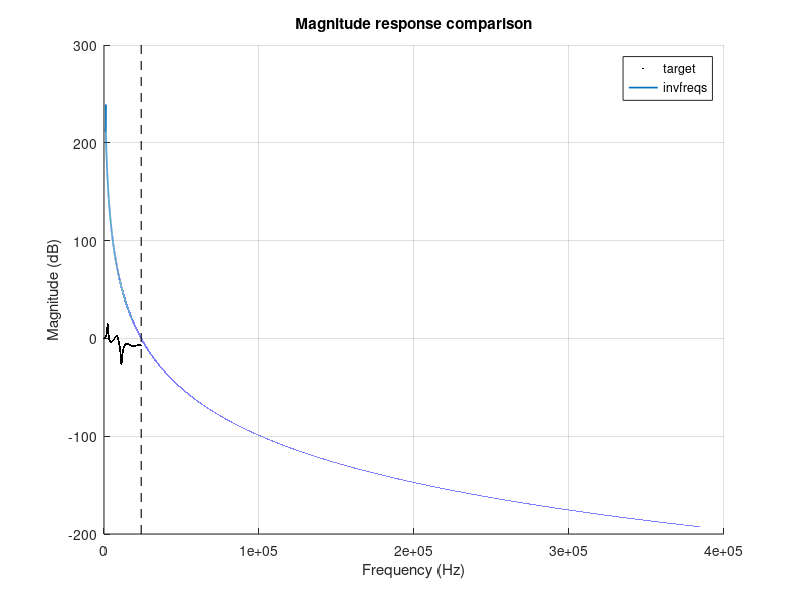
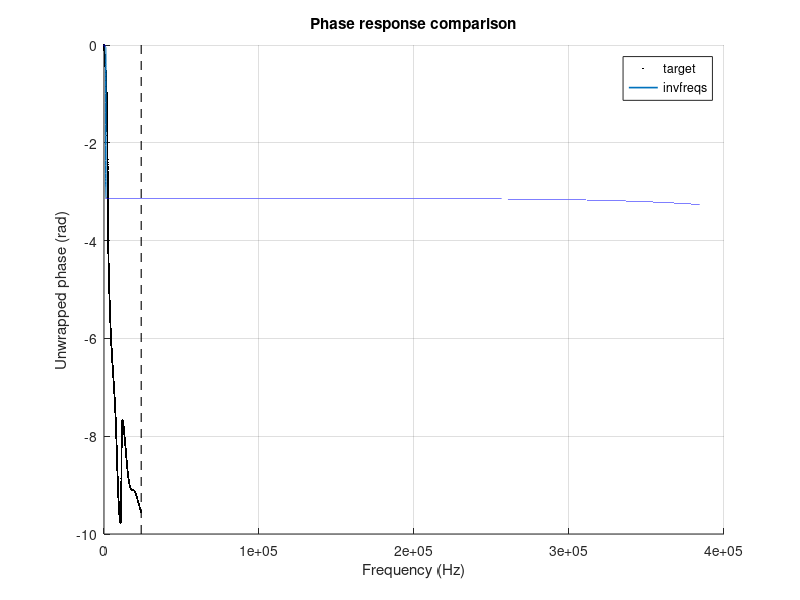

Recreate these plots in MATLAB, in order.
function result = HybridBlepCoeffsGenerator3(target_H, n, fs, f_hz)
%HYBRIDBLEPCOEFFSGENERATOR3 Fit complex spectrum samples with analog models.
%
% Usage:
%   result = HybridBlepCoeffsGenerator3()
%   result = HybridBlepCoeffsGenerator3(target_H, n, fs)
%   result = HybridBlepCoeffsGenerator3(target_H, n, fs, f_hz)
%
% target_H is a one-sided complex frequency response sampled at f_hz. If
% f_hz is omitted, samples are assumed to cover 0..fs/2 uniformly. When
% target_H is omitted or empty, a 16384-point stable analog test response is
% generated so the fitting and plots can be exercised immediately.

    cfg = default_config();

    if nargin < 2 || isempty(n),     n = cfg.default_pole_count; end
    if nargin < 3 || isempty(fs),    fs = cfg.default_fs; end
    if nargin < 4,                   f_hz = []; end
    if nargin < 1,                   target_H = []; end

    validateattributes(n,  {'numeric'}, {'scalar','integer','positive'});
    validateattributes(fs, {'numeric'}, {'scalar','positive'});

    test = struct();
    if isempty(target_H)
        [f_hz, target_H, test] = make_test_spectrum(cfg.default_target_points, n, fs);
    else
        target_H = target_H(:);
        if isempty(f_hz)
            f_hz = linspace(0, fs / 2, numel(target_H)).';
        else
            f_hz = f_hz(:);
        end
    end

    validate_spectrum_input(target_H, f_hz);
    w_rad = 2 * pi * f_hz(:);

    invfreqs_model = fit_with_invfreqs(target_H, w_rad, n, cfg);
    tfest_model = fit_with_tfest(target_H, w_rad, n, cfg);
    models = [invfreqs_model, tfest_model];

    fprintf('====================================================\n');
    fprintf('HybridBlepCoeffsGenerator3 analog spectrum fit\n');
    fprintf('Target samples            = %d\n', numel(target_H));
    fprintf('Analog pole count n       = %d\n', n);
    fprintf('Sample rate fs            = %.12g Hz\n', fs);
    fprintf('Target frequency range    = %.12g .. %.12g Hz\n', f_hz(1), f_hz(end));
    fprintf('Analog plot extension     = %d x target frequency range\n', cfg.plot_extend_factor);
    if ~isempty(fieldnames(test))
        fprintf('Target source             = generated stable analog test response\n');
    else
        fprintf('Target source             = user supplied complex spectrum\n');
    end
    fprintf('====================================================\n\n');

    for i = 1:numel(models)
        print_model_summary(models(i));
    end

    plot_data = plot_fit_comparison(f_hz, target_H, models, cfg);

    result = struct();
    result.cfg = cfg;
    result.fs = fs;
    result.n = n;
    result.f_hz = f_hz;
    result.w_rad = w_rad;
    result.target_H = target_H;
    result.test = test;
    result.invfreqs = invfreqs_model;
    result.tfest = tfest_model;
    result.plot = plot_data;
end

function cfg = default_config()
    cfg = struct();
    cfg.default_fs = 48000;
    cfg.default_pole_count = 8;
    cfg.default_target_points = 16384;
    cfg.numerator_order_offset = -1;
    cfg.invfreqs_iterations = 30;
    cfg.invfreqs_tolerance = 1e-8;
    cfg.use_relative_weights = true;
    cfg.relative_weight_floor = 1e-4;
    cfg.plot_extend_factor = 16;
    cfg.plot_line_width = 1.2;
    cfg.pole_real_tol = 1e-8;
end

function validate_spectrum_input(target_H, f_hz)
    validateattributes(target_H, {'numeric'}, {'vector','nonempty'});
    validateattributes(f_hz, {'numeric'}, {'vector','nonempty','real','finite','nonnegative'});

    if numel(target_H) ~= numel(f_hz)
        error('target_H and f_hz must have the same number of elements.');
    end
    if any(~isfinite(real(target_H))) || any(~isfinite(imag(target_H)))
        error('target_H must contain only finite complex values.');
    end
    if any(diff(f_hz(:)) <= 0)
        error('f_hz must be strictly increasing.');
    end
end

function [f_hz, H, test] = make_test_spectrum(num_points, n, fs)
    f_hz = linspace(0, fs / 2, num_points).';

    pair_count = floor(n / 2);
    has_real_pole = mod(n, 2) ~= 0;

    if pair_count > 0
        freq_frac = linspace(0.10, 0.86, pair_count).';
        zeta = linspace(0.08, 0.26, pair_count).';
        wn = 2 * pi * (fs / 2) * freq_frac;
        wd = wn .* sqrt(max(1 - zeta.^2, 0));
        p_upper = -zeta .* wn + 1i * wd;

        residue_phase = linspace(0.35, 1.45, pair_count).';
        residue_scale = (0.75 ./ (1:pair_count).') .* abs(p_upper);
        r_upper = residue_scale .* exp(1i * residue_phase);
    else
        p_upper = zeros(0, 1);
        r_upper = zeros(0, 1);
    end

    if has_real_pole
        p_real = -2 * pi * fs * 0.17;
        r_real = -p_real * 0.35;
    else
        p_real = zeros(0, 1);
        r_real = zeros(0, 1);
    end

    p_all = [p_upper; conj(p_upper); p_real(:)];
    r_all = [r_upper; conj(r_upper); r_real(:)];

    H0 = evaluate_modal_response(r_all, p_all, 0, 0);
    if abs(H0) <= eps
        error('Generated test response has near-zero DC gain.');
    end

    r_all = r_all / H0;
    r_upper = r_upper / H0;
    r_real = r_real / H0;

    H = evaluate_modal_response(r_all, p_all, 0, 2 * pi * f_hz);
    H = H(:);

    test = struct();
    test.poles_all_rad = p_all;
    test.residues_all = r_all;
    test.upper_poles_rad = p_upper;
    test.upper_residues = r_upper;
    test.real_poles_rad = p_real(:);
    test.real_residues = r_real(:);
    test.direct_term = 0;
end

function model = fit_with_invfreqs(H_target, w_rad, n, cfg)
    model = blank_model('invfreqs');

    if ~function_exists('invfreqs')
        model.error_message = 'invfreqs is not available. It requires Signal Processing Toolbox.';
        warning('%s', model.error_message);
        return;
    end

    nb = max(n + cfg.numerator_order_offset, 0);
    na = n;
    weight = make_fit_weights(H_target, cfg);
    w_scale = make_frequency_scale(w_rad);
    w_fit = w_rad(:) / w_scale;

    try
        [b_fit, a_fit] = invfreqs(H_target(:), w_fit(:), nb, na, weight(:), ...
            cfg.invfreqs_iterations, cfg.invfreqs_tolerance);
        [b, a] = denormalize_analog_tf(b_fit, a_fit, w_scale);
        model = package_tf_model(model, b, a, H_target, w_rad, cfg);
        model.frequency_scale_rad_per_sec = w_scale;
    catch ex
        model.error_message = ex.message;
        warning('invfreqs fit failed: %s', ex.message);
    end
end

function model = fit_with_tfest(H_target, w_rad, n, cfg)
    model = blank_model('tfest');

    if ~function_exists('tfest') || ~function_exists('idfrd')
        model.error_message = 'tfest/idfrd is not available. It requires System Identification Toolbox.';
        warning('%s', model.error_message);
        return;
    end

    nz = max(n + cfg.numerator_order_offset, 0);
    w_scale = make_frequency_scale(w_rad);
    w_fit = w_rad(:) / w_scale;

    try
        response_data = reshape(H_target(:), 1, 1, []);
        data = idfrd(response_data, w_fit(:), 0);

        opt = [];
        if function_exists('tfestOptions')
            try
                opt = tfestOptions('Display', 'off');
                if isprop(opt, 'EnforceStability')
                    opt.EnforceStability = true;
                end
            catch
                opt = [];
            end
        end

        if isempty(opt)
            sys = tfest(data, n, nz);
        else
            sys = tfest(data, n, nz, opt);
        end

        [b, a] = tfdata(sys, 'v');
        if iscell(b), b = b{1}; end
        if iscell(a), a = a{1}; end

        [b, a] = denormalize_analog_tf(b, a, w_scale);
        model = package_tf_model(model, b, a, H_target, w_rad, cfg);
        model.sys_normalized = sys;
        if function_exists('tf')
            try
                model.sys = tf(b, a);
            catch
                model.sys = [];
            end
        end
        model.frequency_scale_rad_per_sec = w_scale;
    catch ex
        model.error_message = ex.message;
        warning('tfest fit failed: %s', ex.message);
    end
end

function w_scale = make_frequency_scale(w_rad)
    w_positive = abs(w_rad(w_rad ~= 0));
    if isempty(w_positive)
        w_scale = 1;
    else
        w_scale = max(w_positive);
    end
end

function [b, a] = denormalize_analog_tf(b_fit, a_fit, w_scale)
    b = denormalize_analog_poly(b_fit, w_scale);
    a = denormalize_analog_poly(a_fit, w_scale);
end

function c = denormalize_analog_poly(c_fit, w_scale)
    c_fit = c_fit(:).';
    degree = numel(c_fit) - 1;
    powers = degree:-1:0;
    c = c_fit ./ (w_scale .^ powers);
end

function weight = make_fit_weights(H_target, cfg)
    weight = ones(size(H_target(:)));
    if ~cfg.use_relative_weights
        return;
    end

    peak = max(abs(H_target(:)));
    if peak <= eps
        return;
    end

    floor_mag = peak * cfg.relative_weight_floor;
    weight = 1 ./ max(abs(H_target(:)), floor_mag);
    weight = weight / median(weight);
end

function model = blank_model(name)
    model = struct();
    model.name = name;
    model.valid = false;
    model.error_message = '';
    model.b = [];
    model.a = [];
    model.poles_all_rad = [];
    model.residues_all = [];
    model.direct_terms = [];
    model.upper_poles_rad = [];
    model.upper_residues = [];
    model.real_poles_rad = [];
    model.real_residues = [];
    model.fit_H = [];
    model.rms_abs_error = NaN;
    model.rms_relative_error = NaN;
    model.max_abs_error = NaN;
    model.sys = [];
    model.sys_normalized = [];
    model.frequency_scale_rad_per_sec = NaN;
end

function model = package_tf_model(model, b, a, H_target, w_rad, cfg)
    b = trim_leading_zeros(b(:).');
    a = trim_leading_zeros(a(:).');

    if isempty(a) || a(1) == 0
        error('%s returned an invalid denominator.', model.name);
    end

    b = b / a(1);
    a = a / a(1);

    [r_all, p_all, k_dir] = residue(b, a);
    [p_upper, r_upper, p_real, r_real] = split_upper_modes(p_all, r_all, cfg.pole_real_tol);

    H_fit = evaluate_tf_response(b, a, w_rad);
    err = H_fit(:) - H_target(:);
    peak = max(abs(H_target(:)));
    rel_floor = max(peak * 1e-9, eps);

    model.valid = true;
    model.b = b;
    model.a = a;
    model.poles_all_rad = p_all(:);
    model.residues_all = r_all(:);
    model.direct_terms = k_dir(:);
    model.upper_poles_rad = p_upper(:);
    model.upper_residues = r_upper(:);
    model.real_poles_rad = p_real(:);
    model.real_residues = r_real(:);
    model.fit_H = H_fit(:);
    model.rms_abs_error = sqrt(mean(abs(err).^2));
    model.rms_relative_error = sqrt(mean((abs(err) ./ max(abs(H_target(:)), rel_floor)).^2));
    model.max_abs_error = max(abs(err));
end

function [p_upper, r_upper, p_real, r_real] = split_upper_modes(p_all, r_all, real_tol_factor)
    if isempty(p_all)
        p_upper = [];
        r_upper = [];
        p_real = [];
        r_real = [];
        return;
    end

    tol = real_tol_factor * max(1, max(abs(p_all(:))));
    real_mask = abs(imag(p_all(:))) <= tol;
    upper_mask = imag(p_all(:)) > tol;

    p_upper = p_all(upper_mask);
    r_upper = r_all(upper_mask);
    [~, upper_order] = sort(imag(p_upper));
    p_upper = p_upper(upper_order);
    r_upper = r_upper(upper_order);

    p_real = real(p_all(real_mask));
    r_real = r_all(real_mask);
    [~, real_order] = sort(abs(p_real));
    p_real = p_real(real_order);
    r_real = r_real(real_order);
end

function y = evaluate_tf_response(b, a, w_rad)
    s = 1i * w_rad(:).';
    y = polyval(b, s) ./ polyval(a, s);
    y = y(:);
end

function y = evaluate_modal_response(r, p, k_dir, w_rad)
    s = 1i * w_rad(:).';
    y = zeros(size(s)) + sum(k_dir);
    for i = 1:numel(p)
        y = y + r(i) ./ (s - p(i));
    end
    y = y(:);
end

function plot_data = plot_fit_comparison(f_hz, H_target, models, cfg)
    n_target = numel(f_hz);
    f_ext = linspace(f_hz(1), f_hz(end) * cfg.plot_extend_factor, ...
        max(n_target * cfg.plot_extend_factor, n_target)).';

    H_ext = evaluate_models_on_grid(models, 2 * pi * f_ext);

    figure('Name', 'HybridBlep3 magnitude response');
    hold on;
    plot(f_hz, mag_db(H_target), 'k.', 'MarkerSize', 4);
    legend_entries = {'target'};
    legend_entries = plot_model_family(f_ext, H_ext, models, cfg, legend_entries, 'mag');
    add_target_edge_marker(f_hz(end));
    grid on;
    xlabel('Frequency (Hz)');
    ylabel('Magnitude (dB)');
    title('Magnitude response comparison');
    legend(legend_entries, 'Location', 'best');

    figure('Name', 'HybridBlep3 phase response');
    hold on;
    plot(f_hz, unwrap(angle(H_target)), 'k.', 'MarkerSize', 4);
    legend_entries = {'target'};
    legend_entries = plot_model_family(f_ext, H_ext, models, cfg, legend_entries, 'phase');
    add_target_edge_marker(f_hz(end));
    grid on;
    xlabel('Frequency (Hz)');
    ylabel('Unwrapped phase (rad)');
    title('Phase response comparison');
    legend(legend_entries, 'Location', 'best');

    plot_data = struct();
    plot_data.f_extended_hz = f_ext;
    plot_data.H_extended = H_ext;
end

function H_grid = evaluate_models_on_grid(models, w_rad)
    H_grid = cell(size(models));
    for i = 1:numel(models)
        if models(i).valid
            H_grid{i} = evaluate_tf_response(models(i).b, models(i).a, w_rad);
        else
            H_grid{i} = [];
        end
    end
end

function legend_entries = plot_model_family(f_hz, H_grid, models, cfg, legend_entries, mode)
    colors = lines(max(numel(models), 1));
    for i = 1:numel(models)
        if ~models(i).valid
            continue;
        end

        if strcmp(mode, 'mag')
            y = mag_db(H_grid{i});
        else
            y = unwrap(angle(H_grid{i}));
        end

        plot(f_hz, y, 'LineWidth', cfg.plot_line_width, 'Color', colors(i, :));
        legend_entries{end + 1} = models(i).name; %#ok<AGROW>
    end
end

function add_target_edge_marker(f_target_end)
    yl = ylim;
    plot([f_target_end, f_target_end], yl, 'k--', 'LineWidth', 0.8, ...
        'HandleVisibility', 'off');
    ylim(yl);
end

function y = mag_db(H)
    y = 20 * log10(max(abs(H(:)), 1e-300));
end

function print_model_summary(model)
    fprintf('----------------------------------------------------\n');
    fprintf('%s fit\n', model.name);
    if ~model.valid
        fprintf('Status                    = unavailable/failed\n');
        fprintf('Reason                    = %s\n\n', model.error_message);
        return;
    end

    fprintf('Status                    = ok\n');
    fprintf('RMS abs error             = %.12g\n', model.rms_abs_error);
    fprintf('RMS relative error        = %.12g\n', model.rms_relative_error);
    fprintf('Max abs error             = %.12g\n', model.max_abs_error);
    fprintf('Upper conjugate pole count= %d\n', numel(model.upper_poles_rad));
    fprintf('Real pole count           = %d\n', numel(model.real_poles_rad));
    fprintf('Direct term count         = %d\n', numel(model.direct_terms));

    fprintf('\nUpper conjugate poles/residues only:\n');
    if isempty(model.upper_poles_rad)
        fprintf('(none)\n');
    else
        for i = 1:numel(model.upper_poles_rad)
            p = model.upper_poles_rad(i);
            r = model.upper_residues(i);
            fprintf(['  %2d: pole = %.12g %+.12gj rad/s, ', ...
                     'residue = %.12g %+.12gj\n'], ...
                i, real(p), imag(p), real(r), imag(r));
        end
    end

    if ~isempty(model.real_poles_rad)
        fprintf('\nReal poles/residues:\n');
        for i = 1:numel(model.real_poles_rad)
            p = model.real_poles_rad(i);
            r = model.real_residues(i);
            fprintf('  %2d: pole = %.12g rad/s, residue = %.12g %+.12gj\n', ...
                i, p, real(r), imag(r));
        end
    end

    if any(abs(model.direct_terms) > 1e-10)
        fprintf('\nDirect terms from residue():\n');
        for i = 1:numel(model.direct_terms)
            k = model.direct_terms(i);
            fprintf('  %2d: %.12g %+.12gj\n', i, real(k), imag(k));
        end
    end

    fprintf('\n');
end

function y = trim_leading_zeros(x)
    x = x(:).';
    if isempty(x)
        y = x;
        return;
    end

    first = find(x ~= 0, 1, 'first');
    if isempty(first)
        y = 0;
    else
        y = x(first:end);
    end
end

function tf = function_exists(name)
    tf = exist(name, 'file') ~= 0 || exist(name, 'builtin') ~= 0;
end
